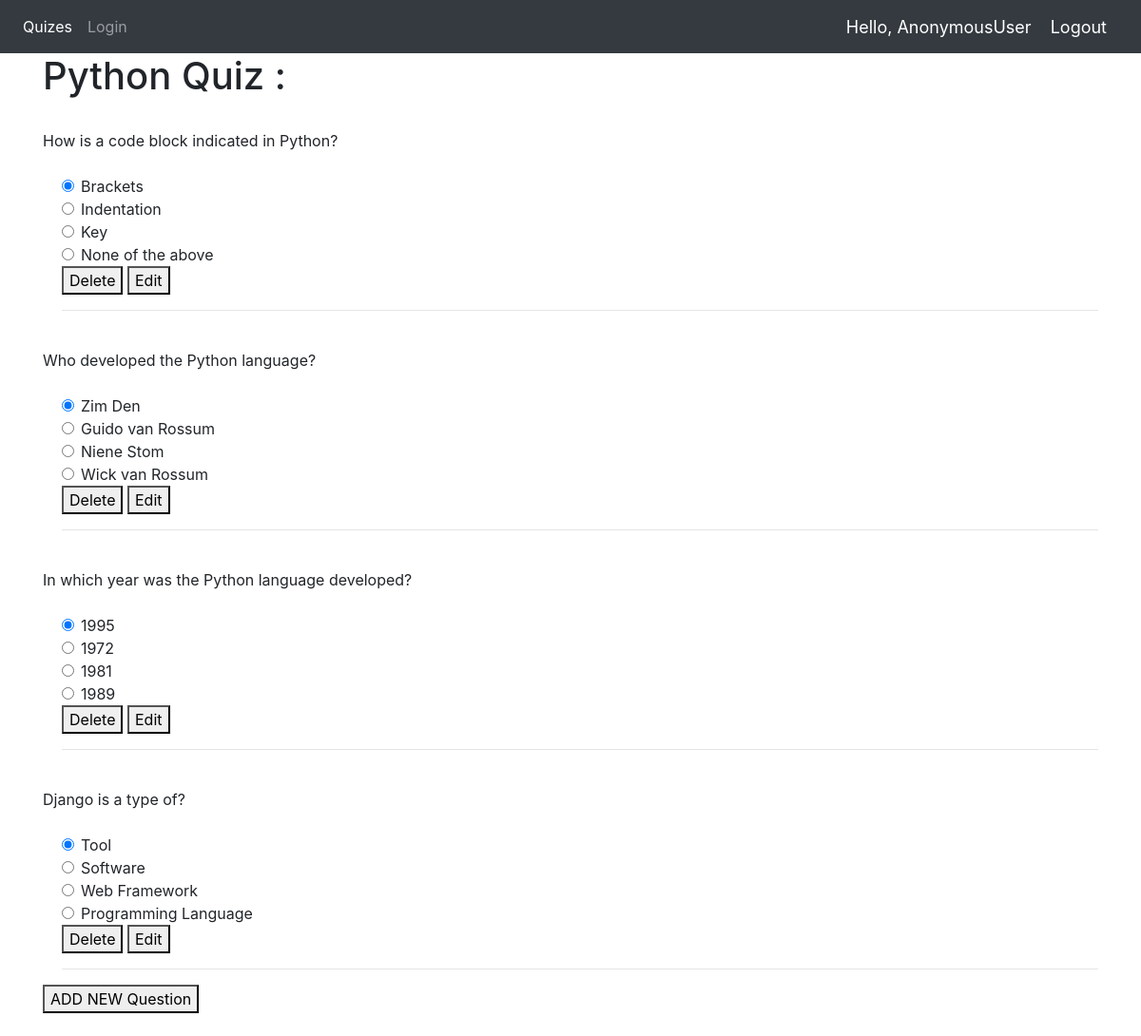
Screenshot of /editquiz/Python/ with the database file from the repository.
### Quiz/models.py (models this page shows, shortened)
class QuizCategory(models.Model):
    title=  models.CharField(max_length=100,unique=True)

class QuesModel(models.Model):
    OPTION_CHOICES = (
    ('option1','option1'),
    ('option2', 'option2'),
    ('option3','option3'),
    ('option4','option4'),
)
    category = models.ForeignKey(QuizCategory , on_delete=models.CASCADE,default='')
    question = models.TextField(max_length=200,default='')
    op1 = models.CharField(max_length=200,default='')
    op2 = models.CharField(max_length=200,default='')
    op3 = models.CharField(max_length=200,default='')
    op4 = models.CharField(max_length=200,default='')
    ans = models.CharField(max_length=200,default='',choices=OPTION_CHOICES)

### Quiz/views.py (the view)
# urls.py: path('editquiz/<str:category_title>/',editquiz,name='editquiz'),
def editquiz(request,category_title):
    category=QuizCategory.objects.filter(title=category_title).first()
    questions=QuesModel.objects.filter(category=category)
    context = {
        'questions':questions,
        'title':category_title
    }
    return render(request,'Quiz/editquiz.html',context)

### Quiz/templates/Quiz/editquiz.html
{% extends 'Quiz/dependencies.html' %}
{% block content %}
{% load static %}
<div class="container ">
<h1>{{ title }} Quiz :</h1>
    {% for q  in questions%}
    <br>
    <div class="form-group">
      <label for="question">{{q.question}}</label>
    </div>
    <div class="form-check">
        <div class="form-check">
            <input class="form-check-input" type="radio" name="{{q.question}}" id="gridRadios1" value="option1" checked>
            <label class="form-check-label" for="gridRadios1">
                {{q.op1}}
            </label>
        </div>
        <div class="form-check">
            <input class="form-check-input" type="radio" name="{{q.question}}" id="gridRadios2" value="option2">
            <label class="form-check-label" for="gridRadios2">
                {{q.op2}}
            </label>
        </div>
        <div class="form-check">
            <input class="form-check-input" type="radio" name="{{q.question}}" id="gridRadios1" value="option3">
            <label class="form-check-label" for="gridRadios1">
                {{q.op3}}
            </label>
        </div>
        <div class="form-check">
            <input class="form-check-input" type="radio" name="{{q.question}}" id="gridRadios2" value="option4">
            <label class="form-check-label" for="gridRadios2">
                {{q.op4}}
            </label>
        </div>
        <a href="{% url 'deleteQuestion' q.pk %}"><button>Delete</button></a>
        <a href="{% url 'editQuestion' q.pk %}"><button>Edit</button></a>
        <br>
        <hr style="width:100%;text-align:left;margin-left:0">
    </div>
    {% endfor %}
  <a href="{% url 'newaddQuestion' title %}"><button>ADD NEW Question</button></a>
</div>
{% endblock %}

### rows the page displays
QuizCategory: title "Python"
QuesModel: question "How is a code block indicated in Python?", op1 "Brackets", op2 "Indentation", op3 "Key", op4 "None of the above"
QuesModel: question "Who developed the Python language?", op1 "Zim Den", op2 "Guido van Rossum", op3 "Niene Stom", op4 "Wick van Rossum"
QuesModel: question "In which year was the Python language developed?", op1 "1995", op2 "1972", op3 "1981", op4 "1989"
QuesModel: question "Django is a type of?", op1 "Tool", op2 "Software", op3 "Web Framework", op4 "Programming Language"

### other values shown
{{ request.user }} "AnonymousUser"
